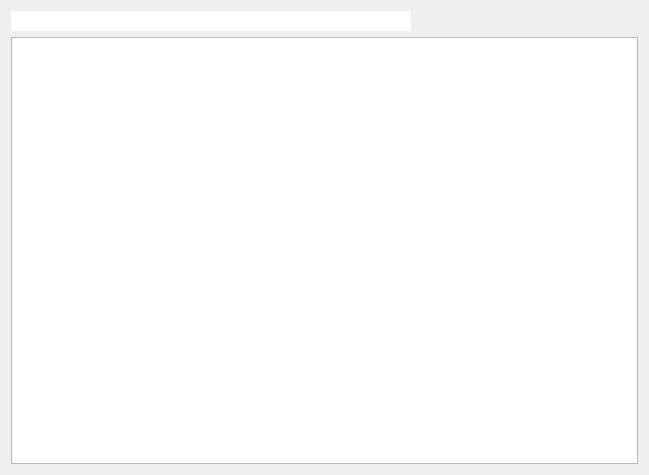
<?xml version="1.0" encoding="UTF-8"?>
<ui version="4.0">
 <class>C_UiCodeEditor</class>
 <widget class="QWidget" name="C_UiCodeEditor">
  <property name="geometry">
   <rect>
    <x>0</x>
    <y>0</y>
    <width>649</width>
    <height>475</height>
   </rect>
  </property>
  <property name="windowTitle">
   <string>Form</string>
  </property>
  <layout class="QVBoxLayout" name="verticalLayout">
   <item>
    <layout class="QHBoxLayout" name="horizontalLayout">
     <item>
      <widget class="QLineEdit" name="FileLineEdit">
       <property name="minimumSize">
        <size>
         <width>400</width>
         <height>20</height>
        </size>
       </property>
       <property name="maximumSize">
        <size>
         <width>16777215</width>
         <height>20</height>
        </size>
       </property>
       <property name="frame">
        <bool>false</bool>
       </property>
       <property name="readOnly">
        <bool>true</bool>
       </property>
      </widget>
     </item>
     <item>
      <spacer name="horizontalSpacer">
       <property name="orientation">
        <enum>Qt::Horizontal</enum>
       </property>
       <property name="sizeHint" stdset="0">
        <size>
         <width>40</width>
         <height>20</height>
        </size>
       </property>
      </spacer>
     </item>
    </layout>
   </item>
   <item>
    <widget class="QPlainTextEdit" name="PlainTextEdit"/>
   </item>
  </layout>
 </widget>
 <resources/>
 <connections/>
</ui>
